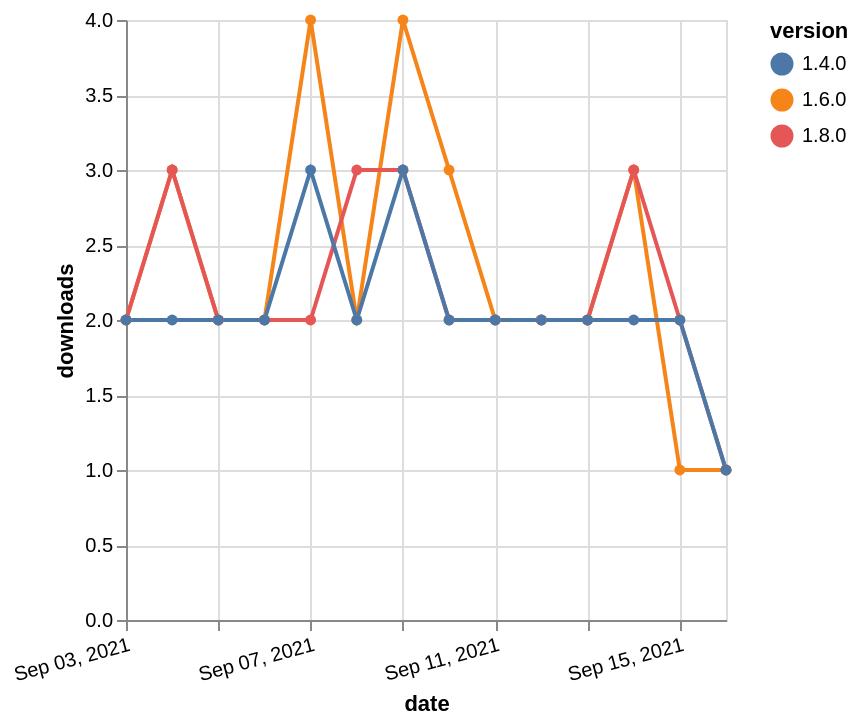

The specification (Vega-Lite) saved for this image:
### Vega-Lite specification from a JSON file in a GitHub repository (floating-point values rounded to 4 significant figures)
{"$schema": "https://vega.github.io/schema/vega-lite/v5.json", "description": "A simple bar chart with embedded data.", "data": {"values": [{"date": "2021-09-03", "total": 2592, "delta": 2, "version": "1.6.0"}, {"date": "2021-09-04", "total": 2595, "delta": 3, "version": "1.6.0"}, {"date": "2021-09-05", "total": 2597, "delta": 2, "version": "1.6.0"}, {"date": "2021-09-06", "total": 2599, "delta": 2, "version": "1.6.0"}, {"date": "2021-09-07", "total": 2603, "delta": 4, "version": "1.6.0"}, {"date": "2021-09-08", "total": 2605, "delta": 2, "version": "1.6.0"}, {"date": "2021-09-09", "total": 2609, "delta": 4, "version": "1.6.0"}, {"date": "2021-09-10", "total": 2612, "delta": 3, "version": "1.6.0"}, {"date": "2021-09-11", "total": 2614, "delta": 2, "version": "1.6.0"}, {"date": "2021-09-12", "total": 2616, "delta": 2, "version": "1.6.0"}, {"date": "2021-09-13", "total": 2618, "delta": 2, "version": "1.6.0"}, {"date": "2021-09-14", "total": 2621, "delta": 3, "version": "1.6.0"}, {"date": "2021-09-15", "total": 2622, "delta": 1, "version": "1.6.0"}, {"date": "2021-09-16", "total": 2623, "delta": 1, "version": "1.6.0"}, {"date": "2021-09-03", "total": 1906, "delta": 2, "version": "1.8.0"}, {"date": "2021-09-04", "total": 1909, "delta": 3, "version": "1.8.0"}, {"date": "2021-09-05", "total": 1911, "delta": 2, "version": "1.8.0"}, {"date": "2021-09-06", "total": 1913, "delta": 2, "version": "1.8.0"}, {"date": "2021-09-07", "total": 1915, "delta": 2, "version": "1.8.0"}, {"date": "2021-09-08", "total": 1918, "delta": 3, "version": "1.8.0"}, {"date": "2021-09-09", "total": 1921, "delta": 3, "version": "1.8.0"}, {"date": "2021-09-10", "total": 1923, "delta": 2, "version": "1.8.0"}, {"date": "2021-09-11", "total": 1925, "delta": 2, "version": "1.8.0"}, {"date": "2021-09-12", "total": 1927, "delta": 2, "version": "1.8.0"}, {"date": "2021-09-13", "total": 1929, "delta": 2, "version": "1.8.0"}, {"date": "2021-09-14", "total": 1932, "delta": 3, "version": "1.8.0"}, {"date": "2021-09-15", "total": 1934, "delta": 2, "version": "1.8.0"}, {"date": "2021-09-16", "total": 1935, "delta": 1, "version": "1.8.0"}, {"date": "2021-09-03", "total": 2425, "delta": 2, "version": "1.4.0"}, {"date": "2021-09-04", "total": 2427, "delta": 2, "version": "1.4.0"}, {"date": "2021-09-05", "total": 2429, "delta": 2, "version": "1.4.0"}, {"date": "2021-09-06", "total": 2431, "delta": 2, "version": "1.4.0"}, {"date": "2021-09-07", "total": 2434, "delta": 3, "version": "1.4.0"}, {"date": "2021-09-08", "total": 2436, "delta": 2, "version": "1.4.0"}, {"date": "2021-09-09", "total": 2439, "delta": 3, "version": "1.4.0"}, {"date": "2021-09-10", "total": 2441, "delta": 2, "version": "1.4.0"}, {"date": "2021-09-11", "total": 2443, "delta": 2, "version": "1.4.0"}, {"date": "2021-09-12", "total": 2445, "delta": 2, "version": "1.4.0"}, {"date": "2021-09-13", "total": 2447, "delta": 2, "version": "1.4.0"}, {"date": "2021-09-14", "total": 2449, "delta": 2, "version": "1.4.0"}, {"date": "2021-09-15", "total": 2451, "delta": 2, "version": "1.4.0"}, {"date": "2021-09-16", "total": 2452, "delta": 1, "version": "1.4.0"}]}, "width": "container", "mark": {"type": "line", "point": {"filled": true}}, "encoding": {"x": {"field": "date", "type": "temporal", "timeUnit": "yearmonthdate", "title": "date", "axis": {"labelAngle": -15}}, "y": {"field": "delta", "type": "quantitative", "title": "downloads"}, "color": {"field": "version", "type": "nominal"}, "tooltip": {"field": "delta"}}}
